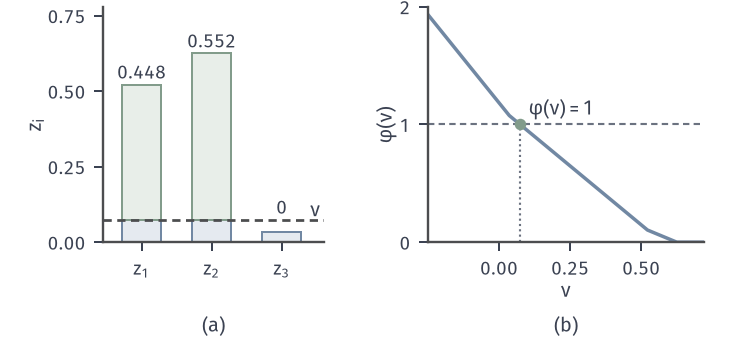

Source code (Python):
from pathlib import Path
import sys
sys.path.insert(0, str(Path(__file__).resolve().parents[1]/"feas-common"))
from feas_fig import *
HERE = Path(__file__).resolve().parent
z = np.array([.521875, .625, .034375]); p, nu, k = proj(z)
fig, axs = figure(width_mm=104, height_mm=48, ncols=2, gridspec_kw={'width_ratios': [1, 1.25]})
ax = axs[0]
for i, v in enumerate(z):
    low = min(v, nu); ax.bar(i, low, width=.56, color=BLUE_FILL, edgecolor=BLUE, lw=.8)
    if v > nu: ax.bar(i, v-nu, bottom=nu, width=.56, color=GREEN_FILL, edgecolor=GREEN, lw=.8); ax.text(i, v+.02, f'{v-nu:.3f}', ha='center', fontsize=7.5)
    else: ax.text(i, v+.06, '0', ha='center', fontsize=7.5)
ax.axhline(nu, color=EDGE, lw=1.1, ls=(0, (3, 2))); ax.text(2.55, nu+.012, '$\\nu$', fontsize=8, ha='right')
setup(ax, (-.55, 2.6), (0, .78), [0, 1, 2], [0, .25, .5, .75], yl='$z_i$'); ax.set_xticklabels(['$z_1$', '$z_2$', '$z_3$'])
ax = axs[1]; N = np.linspace(-.25, .72, 500); ax.plot(N, np.maximum(z[None, :]-N[:, None], 0).sum(axis=1), color=BLUE, lw=1.4)
ax.axhline(1, color=MUTED, lw=.85, ls=(0, (3, 2))); ax.plot([nu], [1], 'o', color=GREEN, ms=4.6, mew=0, zorder=6); ax.plot([nu, nu], [0, 1], color=MUTED, lw=.85, ls=(0, (1, 1.5)))
ax.text(nu+.03, 1.08, '$\\varphi(\\nu)=1$', fontsize=8); 
setup(ax, (-.25, .72), (0, 2), [0, .25, .5], [0, 1, 2], xl='$\\nu$', yl='$\\varphi(\\nu)$')
panels(fig, .11, .985, .98, .2, .42); tags(fig, axs)
save(fig, HERE, 'figure', {'z': z.tolist(), 'nu': float(nu), 'p': p.tolist()})
